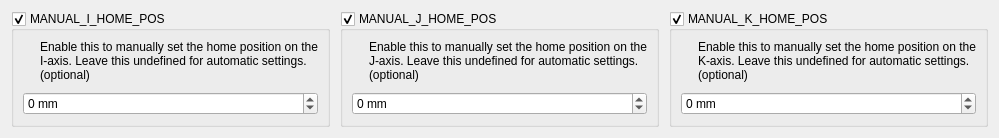
        <widget class="QWidget" name="tab_2">
         <property name="styleSheet">
          <string notr="true"/>
         </property>
         <attribute name="title">
          <string>I / J / K Coordinates</string>
         </attribute>
         <layout class="QGridLayout" name="gridLayout_7">
          <property name="spacing">
           <number>10</number>
          </property>
          <item row="0" column="0">
           <widget class="QGroupBox" name="uManualIHomePosBox">
            <property name="title">
             <string>MANUAL_I_HOME_POS</string>
            </property>
            <property name="checkable">
             <bool>true</bool>
            </property>
            <layout class="QGridLayout" name="gridLayout_10">
             <property name="spacing">
              <number>10</number>
             </property>
             <item row="0" column="0">
              <widget class="QLabel" name="label_8">
               <property name="sizePolicy">
                <sizepolicy hsizetype="Fixed" vsizetype="Fixed">
                 <horstretch>0</horstretch>
                 <verstretch>0</verstretch>
                </sizepolicy>
               </property>
               <property name="text">
                <string/>
               </property>
               <property name="pixmap">
                <pixmap resource="../resources/resources.qrc">:/info_FILL0_wght100_GRAD0_opsz20.svg</pixmap>
               </property>
              </widget>
             </item>
             <item row="0" column="1">
              <widget class="QLabel" name="label_9">
               <property name="text">
                <string>Enable this to manually set the home position on the I-axis. Leave this undefined for automatic settings. (optional)</string>
               </property>
               <property name="wordWrap">
                <bool>true</bool>
               </property>
              </widget>
             </item>
             <item row="1" column="0" colspan="2">
              <widget class="QSpinBox" name="uManualIHomePosSpinBox">
               <property name="suffix">
                <string> mm</string>
               </property>
               <property name="minimum">
                <number>-1000</number>
               </property>
               <property name="maximum">
                <number>1000</number>
               </property>
               <property name="stepType">
                <enum>QAbstractSpinBox::AdaptiveDecimalStepType</enum>
               </property>
              </widget>
             </item>
            </layout>
           </widget>
          </item>
          <item row="0" column="1">
           <widget class="QGroupBox" name="uManualJHomePosBox">
            <property name="title">
             <string>MANUAL_J_HOME_POS</string>
            </property>
            <property name="checkable">
             <bool>true</bool>
            </property>
            <layout class="QGridLayout" name="gridLayout_9">
             <property name="spacing">
              <number>10</number>
             </property>
             <item row="0" column="0">
              <widget class="QLabel" name="label_10">
               <property name="sizePolicy">
                <sizepolicy hsizetype="Fixed" vsizetype="Fixed">
                 <horstretch>0</horstretch>
                 <verstretch>0</verstretch>
                </sizepolicy>
               </property>
               <property name="text">
                <string/>
               </property>
               <property name="pixmap">
                <pixmap resource="../resources/resources.qrc">:/info_FILL0_wght100_GRAD0_opsz20.svg</pixmap>
               </property>
              </widget>
             </item>
             <item row="0" column="1">
              <widget class="QLabel" name="label_11">
               <property name="text">
                <string>Enable this to manually set the home position on the J-axis. Leave this undefined for automatic settings. (optional)</string>
               </property>
               <property name="wordWrap">
                <bool>true</bool>
               </property>
              </widget>
             </item>
             <item row="1" column="0" colspan="2">
              <widget class="QSpinBox" name="uManualJHomePosSpinBox">
               <property name="suffix">
                <string> mm</string>
               </property>
               <property name="minimum">
                <number>-1000</number>
               </property>
               <property name="maximum">
                <number>1000</number>
               </property>
               <property name="stepType">
                <enum>QAbstractSpinBox::AdaptiveDecimalStepType</enum>
               </property>
              </widget>
             </item>
            </layout>
           </widget>
          </item>
          <item row="0" column="2">
           <widget class="QGroupBox" name="uManualKHomePosBox">
            <property name="title">
             <string>MANUAL_K_HOME_POS</string>
            </property>
            <property name="checkable">
             <bool>true</bool>
            </property>
            <layout class="QGridLayout" name="gridLayout_8">
             <property name="spacing">
              <number>10</number>
             </property>
             <item row="0" column="0">
              <widget class="QLabel" name="label_12">
               <property name="sizePolicy">
                <sizepolicy hsizetype="Fixed" vsizetype="Fixed">
                 <horstretch>0</horstretch>
                 <verstretch>0</verstretch>
                </sizepolicy>
               </property>
               <property name="text">
                <string/>
               </property>
               <property name="pixmap">
                <pixmap resource="../resources/resources.qrc">:/info_FILL0_wght100_GRAD0_opsz20.svg</pixmap>
               </property>
              </widget>
             </item>
             <item row="0" column="1">
              <widget class="QLabel" name="label_13">
               <property name="text">
                <string>Enable this to manually set the home position on the K-axis. Leave this undefined for automatic settings. (optional)</string>
               </property>
               <property name="wordWrap">
                <bool>true</bool>
               </property>
              </widget>
             </item>
             <item row="1" column="0" colspan="2">
              <widget class="QSpinBox" name="uManualKHomePosSpinBox">
               <property name="suffix">
                <string> mm</string>
               </property>
               <property name="minimum">
                <number>-1000</number>
               </property>
               <property name="maximum">
                <number>1000</number>
               </property>
               <property name="stepType">
                <enum>QAbstractSpinBox::AdaptiveDecimalStepType</enum>
               </property>
              </widget>
             </item>
            </layout>
           </widget>
          </item>
         </layout>
        </widget>
